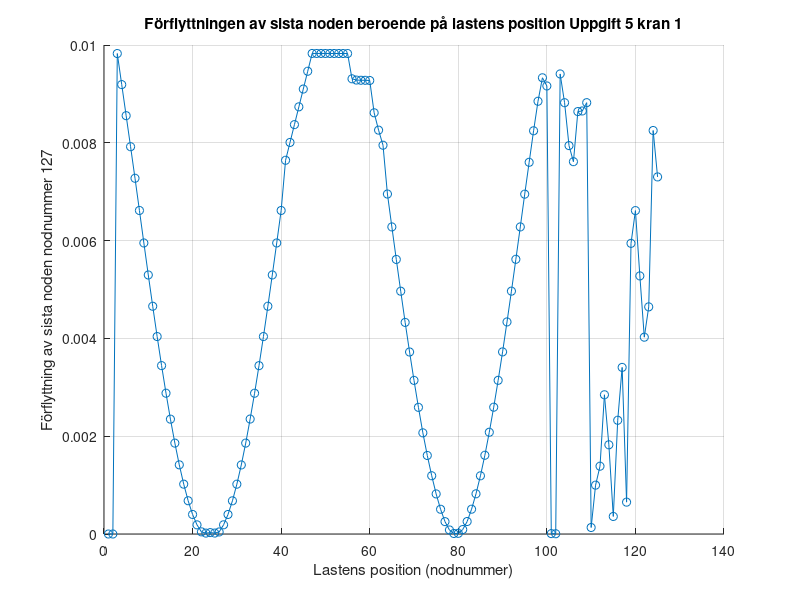

This chart was generated by the following MATLAB code:
% Lägg till sökvägen
addpath('Matlab/Matlab/labb1-LinjarAlgebra-fackverk')
% Rensa upp
clear;      % Tar bort alla gamla variabler
clc;        % Rensar kommandofönstret
close all   % Stänger alla figurer

load('kran1.mat')
whos


% skapa en vertikal last
% Låt lasten flytta sig från från nod 126 till nod 250 och se förflyttningen
avstand = [0,0];
for i = 128:250
    b = zeros(250,1);
    b(i) = -10; % applicera en last på -10 N i y-led på nod i
    z = A\b;
    % Förskjutningar och ny geometri
    xdelta = zeros(127,1); ydelta = zeros(127,1);   % Skapar en nollmatris för Δx och Δy
    xdelta(3:127) = z(1:(127-2));              % Δx för fria noder
    ydelta(3:127) = z((127-2)+1:end);  
    xnodAfore = xnod(end); % xKoordinater för nod A före deformation
    ynodAfore = ynod(end); % yKoordinater för nod A före deformation        
    % Nya koordinater efter deformation
    xdef = xnod + xdelta;
    ydef = ynod + ydelta;
    xnodAefter = xdef(end); % xKoordinater för nod A efter deformation
    ynodAefter = ydef(end); % yKoordinater för nod A efter deformation
    forskjutningxA = xnodAefter - xnodAfore;
    forskjutningyA = ynodAefter - ynodAfore;
    avstand = [avstand, sqrt(forskjutningxA^2 + forskjutningyA^2)];
end
array = 1:125;
avstand;
% Plotta förflyttningen av nod 125 beroende på lastens position
figure; grid on; hold on;
title("Förflyttningen av sista noden beroende på lastens position Uppgift 5 kran 1")
plot(array, avstand, '-o');
xlabel('Lastens position (nodnummer)');
ylabel('Förflyttning av sista noden nodnummer 127');

[max, nodMax] = max(avstand(3:end));
[min, nodMin] = min(avstand(3:end));
fprintf('Max förflyttning = %.5f vid nod %d\n', max, array(nodMax)+2);
fprintf('Min förflyttning = %.5f vid nod %d\n', min, array(nodMin)+2);

% Max förflyttning = 0.00983 vid nod 3
% Min förflyttning = 0.00001 vid nod 104